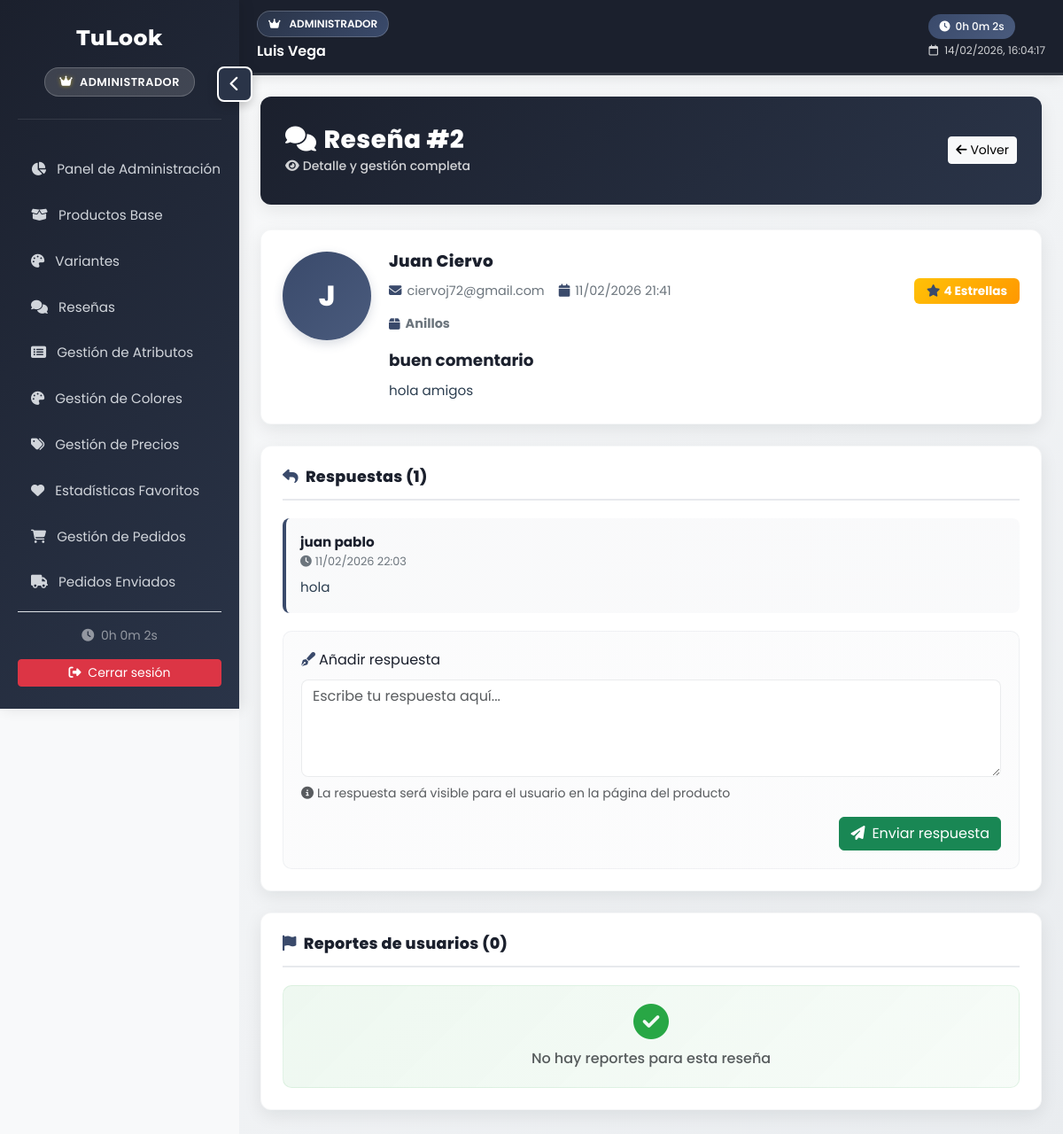
/?c=Admin&a=resenaVer&id=2&fresh=1 (signed in), run on the app's committed database.
### tables this page shows
CREATE TABLE `resena` (
  `ID_Resena` int(11) NOT NULL,
  `ID_Usuario` int(11) NOT NULL,
  `ID_Articulo` int(11) NOT NULL,
  `ID_Producto` int(11) NOT NULL,
  `ID_Factura` int(11) DEFAULT NULL,
  `Calificacion` tinyint(1) NOT NULL CHECK (`Calificacion` between 1 and 5),
  `Titulo` varchar(100) DEFAULT NULL,
  `Comentario` text NOT NULL,
  `Fecha_Resena` timestamp NOT NULL DEFAULT current_timestamp(),
  `Fecha_Actualizacion` timestamp NOT NULL DEFAULT current_timestamp() ON UPDATE current_timestamp(),
  `Activo` tinyint(1) DEFAULT 1,
  `Reportado` tinyint(1) DEFAULT 0,
  `Util_Positivo` int(11) DEFAULT 0,
  `Util_Negativo` int(11) DEFAULT 0,
  `Modificado` tinyint(1) DEFAULT 0
);

CREATE TABLE `usuario` (
  `ID_Usuario` int(11) NOT NULL,
  `Nombre` varchar(50) NOT NULL,
  `Apellido` varchar(50) NOT NULL,
  `ID_Rol` int(11) NOT NULL DEFAULT 3,
  `ID_TD` int(11) NOT NULL DEFAULT 1,
  `N_Documento` int(11) NOT NULL,
  `Correo` varchar(50) NOT NULL,
  `Celular` varchar(50) NOT NULL,
  `Contrasena` varchar(255) NOT NULL DEFAULT '',
  `token_recuperacion` varchar(255) DEFAULT NULL,
  `token_expira` datetime DEFAULT NULL,
  `Activo` tinyint(1) NOT NULL DEFAULT 1,
  `Num_Advertencias` int(11) DEFAULT 0,
  `Motivo_Desactivacion` text DEFAULT NULL,
  `Fecha_Desactivacion` datetime DEFAULT NULL,
  `ID_Admin_Desactiva` int(11) DEFAULT NULL
);

CREATE TABLE `articulo` (
  `ID_Articulo` int(11) NOT NULL,
  `N_Articulo` varchar(45) NOT NULL,
  `Foto` varchar(300) NOT NULL,
  `ID_Categoria` int(11) NOT NULL,
  `ID_SubCategoria` int(11) NOT NULL,
  `ID_Genero` int(11) NOT NULL,
  `ID_Precio` int(11) NOT NULL,
  `Activo` int(11) NOT NULL DEFAULT 0
);

CREATE TABLE `resena_respuesta` (
  `ID_Respuesta` int(11) NOT NULL,
  `ID_Resena` int(11) NOT NULL,
  `ID_Usuario` int(11) NOT NULL,
  `Respuesta` text NOT NULL,
  `Fecha_Respuesta` timestamp NOT NULL DEFAULT current_timestamp(),
  `Activo` tinyint(1) DEFAULT 1
);

### controllers/AdminController.php (called while the page is built, shortened)
<?php
require_once "models/Database.php";
class AdminController {
    private $db;
    public function __construct() {
        $dbObj = new Database();
        $this->db = $dbObj->getConnection();
    }
    public function resenaVer() {
        $id = (int)($_GET['id'] ?? 0);
        $sql = "SELECT r.*, u.Nombre, u.Apellido, u.Correo, a.N_Articulo
                FROM resena r
                LEFT JOIN usuario u ON r.ID_Usuario = u.ID_Usuario
                LEFT JOIN articulo a ON r.ID_Articulo = a.ID_Articulo
                WHERE r.ID_Resena = ? LIMIT 1";
        $stmt = $this->db->prepare($sql);
        $stmt->execute([$id]);
        $resena = $stmt->fetch(PDO::FETCH_ASSOC);
        $stmt3 = $this->db->prepare("SELECT * FROM resena_reporte WHERE ID_Resena = ? ORDER BY Fecha_Reporte DESC");
        $stmt3->execute([$id]);
        $reportes = $stmt3->fetchAll(PDO::FETCH_ASSOC);
        $stmtR = $this->db->prepare("SELECT rr.*, u.Nombre, u.Apellido FROM resena_respuesta rr LEFT JOIN usuario u ON rr.ID_Usuario = u.ID_Usuario WHERE rr.ID_Resena = ? ORDER BY rr.Fecha_Respuesta ASC");
        $stmtR->execute([$id]);
        $respuestas = $stmtR->fetchAll(PDO::FETCH_ASSOC);
        include "views/admin/layout_admin.php";
    }
}

### index.php (called while the page is built, shortened)
<?php
require_once "models/Database.php";
require_once "controllers/PedidoController.php";
require_once "controllers/AdminController.php";
require_once "controllers/ColorController.php";
$controlador = $_GET['c'] ?? 'Producto';
$accion      = $_GET['a'] ?? 'index';
switch ($controlador) {
    case 'Admin':
        $controller = new AdminController();
        break;
}
try {
    $controller->$accion();
} catch (Throwable $e) {
    $isAjax = (isset($_REQUEST['ajax']) && $_REQUEST['ajax'] == '1') || (!empty($_SERVER['HTTP_X_REQUESTED_WITH']) && strtolower($_SERVER['HTTP_X_REQUESTED_WITH']) === 'xmlhttprequest');
    if ($isAjax) {
        http_response_code(500);
        header('Content-Type: application/json; charset=utf-8');
        echo json_encode(['success' => false, 'error' => $e->getMessage()]);
    } else {
        http_response_code(500);
        echo "<h2 style='color:red;text-align:center;margin-top:50px;'>⚠ Error interno del servidor</h2>";
        echo "<pre style='color:#333;text-align:center;font-size:14px;'>
" . $e->getMessage() . "
</pre>";
    }
}

### models/Database.php (called while the page is built, shortened)
<?php
class Database {
    private $host = 'localhost';
    private $db_name = 'tulook';
    private $username = 'root';
    private $password = '';
    public function getConnection() {
        $this->conn = null;
        try {
            $this->conn = new PDO("mysql:host=" . $this->host . ";dbname=" . $this->db_name, $this->username, $this->password);
            $this->conn->exec("set names utf8");
            $this->conn->setAttribute(PDO::ATTR_ERRMODE, PDO::ERRMODE_EXCEPTION);
        } catch(PDOException $exception) {
            echo "Error de conexión: " . $exception->getMessage();
        }
        return $this->conn;
    }
}
?>

### views/admin/resenas/ver.php (the view, shortened to what this page needs)
<div class="p-4">
  <div class="resena-detail-header d-flex justify-content-between align-items-center">
    <div>
      <h3><i class="fas fa-comments me-2"></i>Reseña #<?= (int)$resena['ID_Resena'] ?></h3>
      <small style="color: rgba(255,255,255,0.8); font-weight: 500;"><i class="fas fa-eye me-1"></i>Detalle y gestión completa</small>
    </div>
    <a href="<?= BASE_URL ?>?c=Admin&a=resenas" class="btn btn-light btn-sm"><i class="fas fa-arrow-left me-1"></i>Volver</a>
  </div>
  <div class="resena-section">
    <div class="resena-main-content">
      <div class="resena-avatar"><?= strtoupper(substr($resena['Nombre'] ?? 'U',0,1)) ?></div>
      <div class="resena-info-block">
        <h5><?= htmlspecialchars($resena['Nombre'] . ' ' . ($resena['Apellido'] ?? '')) ?></h5>
        <div class="resena-meta">
          <div class="resena-meta-item">
            <i class="fas fa-envelope"></i>
            <?= htmlspecialchars($resena['Correo'] ?? '') ?>
          </div>
          <div class="resena-meta-item">
            <i class="fas fa-calendar"></i>
            <?= date('d/m/Y H:i', strtotime($resena['Fecha_Resena'])) ?>
          </div>
          <div class="resena-meta-item" style="margin-left: auto;">
            <span class="badge" style="background: linear-gradient(135deg, #ffc107, #ff9800); color: white; font-size: 0.85rem; padding: 8px 14px;">
              <i class="fas fa-star me-1"></i><?= (int)$resena['Calificacion'] ?> Estrellas
            </span>
          </div>
        </div>
        <p class="resena-meta-item" style="margin-top: 10px;">
          <i class="fas fa-box" style="color: var(--accent-blue);"></i>
          <strong><?= htmlspecialchars($resena['N_Articulo'] ?? '') ?></strong>
        </p>
        <div class="resena-title"><?= htmlspecialchars($resena['Titulo'] ?? '(Sin título)') ?></div>
        <div class="resena-body"><?= nl2br(htmlspecialchars($resena['Comentario'])) ?></div>
      </div>
    </div>
  </div>
  <?php if (!empty($respuestas) || (isset($_SESSION['rol']) && ($_SESSION['rol'] == 1 || $_SESSION['rol'] == 2))): ?>
    <div class="resena-section">
      <h5><i class="fas fa-reply me-2" style="color: var(--accent-blue);"></i>Respuestas (<?= count($respuestas ?? []) ?>)</h5>
      <?php if (!empty($respuestas)): ?>
        <div style="margin-bottom: 20px;">
          <?php foreach($respuestas as $resp): ?>
            <div class="response-item">
              <div class="response-author"><?= htmlspecialchars($resp['Nombre'] . ' ' . ($resp['Apellido'] ?? '')) ?></div>
              <div class="response-date"><i class="fas fa-clock me-1"></i><?= date('d/m/Y H:i', strtotime($resp['Fecha_Respuesta'])) ?></div>
              <div class="response-text"><?= nl2br(htmlspecialchars($resp['Respuesta'])) ?></div>
            </div>
          <?php endforeach; ?>
        </div>
      <?php endif; ?>
      <?php if (isset($_SESSION['rol']) && ($_SESSION['rol'] == 1 || $_SESSION['rol'] == 2)): ?>
        <form method="post" action="<?= BASE_URL ?>?c=Admin&a=resenaResponder" class="form-response">
          <div class="mb-3">
            <label class="form-label fw-600" style="color: var(--primary-dark); margin-bottom: 10px;">
              <i class="fas fa-pen-fancy me-1" style="color: var(--accent-blue);"></i>Añadir respuesta
            </label>
            <textarea name="respuesta" class="form-control" rows="4" placeholder="Escribe tu respuesta aquí..." required style="resize: vertical;"></textarea>
            <small class="text-muted d-block mt-2"><i class="fas fa-info-circle me-1"></i>La respuesta será visible para el usuario en la página del producto</small>
          </div>
          <div class="text-end">
            <button type="submit" class="btn btn-success"><i class="fas fa-paper-plane me-2"></i>Enviar respuesta</button>
          </div>
        </form>
      <?php endif; ?>
    </div>
  <?php endif; ?>
  <div class="resena-section">
    <h5><i class="fas fa-flag me-2" style="color: var(--accent-blue);"></i>Reportes de usuarios (<?= count($reportes ?? []) ?>)</h5>
    <?php if (empty($reportes)): ?>
      <div style="background: linear-gradient(135deg, rgba(40, 167, 69, 0.08) 0%, rgba(40, 167, 69, 0.04) 100%); padding: 20px; border-radius: 10px; text-align: center; border: 1px solid rgba(40, 167, 69, 0.1);">
        <i class="fas fa-check-circle" style="font-size: 2.5rem; color: #28a745; display: block; margin-bottom: 10px;"></i>
        <p class="text-muted mb-0" style="font-weight: 500;">No hay reportes para esta reseña</p>
      </div>
    <?php endif; ?>
  </div>
</div>

### views/admin/resenas/ver.php (style rules this page uses)
:root { --primary-dark: #1B202D; --primary-blue: #2A3448; --accent-blue: #3A4A6B; --secondary-blue: #4A5B7D; --light-blue: #5B6E8F; --light-bg: #f5f7fa; --text-dark: #2c3e50; --text-light: #6c757d; --border-radius: 12px; --card-shadow: 0 6px 20px rgba(10, 20, 30, 0.08); --card-shadow-hover: 0 12px 36px rgba(10, 20, 30, 0.12); --transition: all 0.28s cubic-bezier(.2,.9,.2,1); }
.resena-detail-header { background: linear-gradient(135deg, var(--primary-dark) 0%, var(--primary-blue) 100%); color: white; padding: 32px 28px; border-radius: var(--border-radius); margin-bottom: 28px; box-shadow: var(--card-shadow); }
.resena-detail-header h3 { font-weight: 800; letter-spacing: 0.5px; margin: 0; }
.resena-section { background: white; border-radius: var(--border-radius); padding: 24px; box-shadow: var(--card-shadow); margin-bottom: 24px; border: 1px solid rgba(42, 52, 72, 0.04); transition: var(--transition); }
.resena-section h5 { color: var(--primary-dark); font-weight: 800; margin-bottom: 20px; padding-bottom: 14px; border-bottom: 2px solid rgba(58, 74, 107, 0.12); font-size: 1.1rem; letter-spacing: 0.3px; }
.resena-main-content { display: flex; gap: 20px; align-items: flex-start; }
.resena-avatar { width: 100px; height: 100px; border-radius: 50%; background: linear-gradient(135deg, var(--accent-blue), var(--secondary-blue)); display: flex; align-items: center; justify-content: center; color: white; font-weight: 800; font-size: 2rem; flex-shrink: 0; box-shadow: 0 4px 12px rgba(58, 74, 107, 0.2); }
.resena-info-block { flex: 1; }
.resena-info-block h5 { color: var(--primary-dark); font-weight: 800; margin: 0 0 8px 0; font-size: 1.15rem; border: none; padding: 0; }
.resena-meta { display: flex; gap: 16px; flex-wrap: wrap; margin: 8px 0 12px 0; }
.resena-meta-item { display: flex; align-items: center; gap: 6px; font-size: 0.9rem; color: var(--text-light); }
.resena-meta-item i { color: var(--accent-blue); }
.resena-title { font-size: 1.15rem; font-weight: 700; color: var(--primary-dark); margin: 12px 0 8px 0; }
.resena-body { color: var(--text-dark); line-height: 1.7; font-size: 0.95rem; }
.response-item { background: linear-gradient(135deg, rgba(58, 74, 107, 0.03) 0%, rgba(74, 91, 125, 0.03) 100%); border-left: 4px solid var(--accent-blue); padding: 16px; border-radius: 8px; margin-bottom: 14px; transition: var(--transition); }
.response-author { font-weight: 700; color: var(--primary-dark); font-size: 0.95rem; }
.response-date { font-size: 0.8rem; color: var(--text-light); }
.response-text { color: var(--text-dark); line-height: 1.6; margin-top: 8px; font-size: 0.95rem; }
.form-response { background: linear-gradient(135deg, rgba(58, 74, 107, 0.02) 0%, rgba(74, 91, 125, 0.02) 100%); padding: 20px; border-radius: 10px; border: 1px solid rgba(58, 74, 107, 0.06); }
.form-response textarea { border: 1px solid rgba(42, 52, 72, 0.08); border-radius: 8px; transition: var(--transition); }

### data on the page
resena: ID_Resena "2", ID_Usuario.Nombre "J", ID_Usuario.Apellido "Juan Ciervo", ID_Usuario.Correo "ciervoj72@gmail.com", Fecha_Resena "11/02/2026 21:41", Calificacion "4", ID_Articulo.N_Articulo "Anillos", Titulo "buen comentario", Comentario "hola amigos"
resena_respuesta: ID_Usuario.Apellido "juan pablo", Fecha_Respuesta "11/02/2026 22:03", Respuesta "hola"

### other printed values
$_SESSION['Nombre_Completo'] "Luis Vega"
count($respuestas ?? []) "1"
count($reportes ?? []) "0"
